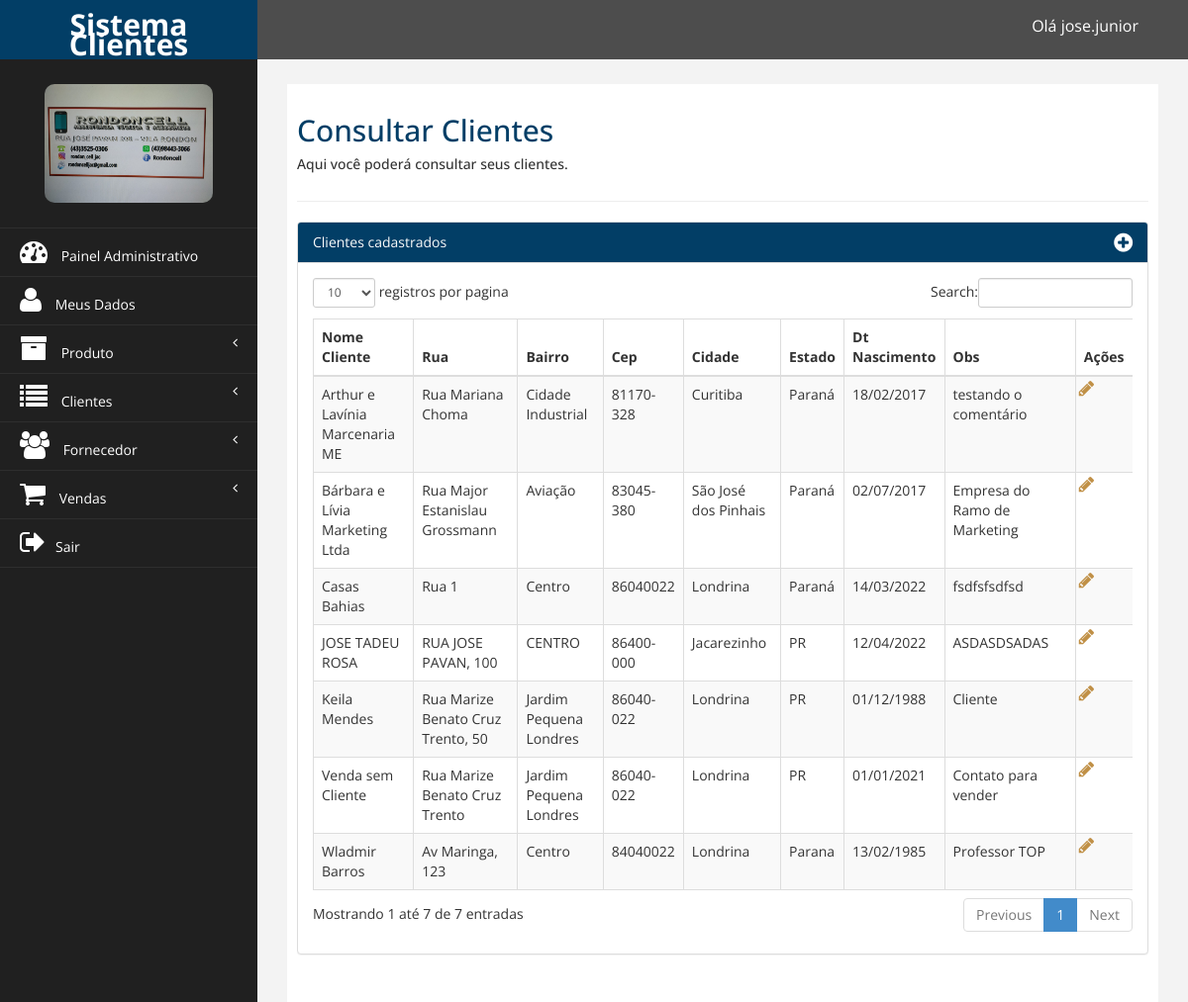
Screenshot of /financeiro/consultar_cliente.php (signed in) with the database file from the repository.
### tables this page shows
CREATE TABLE `tb_cliente` (
  `id_cliente` int NOT NULL AUTO_INCREMENT,
  `nome_cliente` varchar(100) NOT NULL,
  `rua_cliente` varchar(200) NOT NULL,
  `bairro_cliente` varchar(200) NOT NULL,
  `cep_cliente` varchar(45) NOT NULL,
  `cidade_cliente` varchar(100) NOT NULL,
  `estado_cliente` varchar(45) NOT NULL,
  `data_nascimento` date NOT NULL,
  `obs_cliente` varchar(200) DEFAULT NULL,
  `id_funcionario` int NOT NULL,
  PRIMARY KEY (`id_cliente`),
  KEY `fk_tb_cliente_tb_funcionario1_idx` (`id_funcionario`)
);

### DAO/UtilDAO.php (called while the page is built, shortened)
<?php
class UtilDAO{
    public static function CodigoLogado()
    {
        return $_SESSION['cod'];
    }
    public static function NomeLogado()
    {
        return $_SESSION['nome'];
    }
    public static function ExibirDataBr($data){
        if ($data == "") {
            return "";
        }
        else{
        $data_array = explode('-', $data);
        $data_br = $data_array[2]. '/' . $data_array[1] . '/' . $data_array[0];
        return $data_br;
    }
    }
}

### DAO/ClienteDAO.php (called while the page is built, shortened)
<?php
require_once 'UtilDAO.php';
class ClienteDAO extends Conexao
{
    public function ConsultarCliente(){
        $conexao = parent::retornaConexao();
        $comando_sql = 'Select
                          id_cliente
                          ,nome_cliente
                          ,rua_cliente
                          ,bairro_cliente
                          ,cep_cliente
                          ,cidade_cliente
                          ,estado_cliente
                          ,data_nascimento
                          ,obs_cliente
                             from tb_cliente where id_funcionario = ? ';
        $sql = $conexao->prepare($comando_sql);
        $sql->bindValue(1, UtilDAO::CodigoLogado());
        $sql->execute();
        return $sql->fetchAll(PDO::FETCH_ASSOC);
    }
}
?>

### financeiro/consultar_cliente.php (the view, shortened to what this page needs)
<?php
require_once '../DAO/UtilDAO.php';
require_once '../DAO/ClienteDAO.php';
require_once '../DAO/UtilDAO.php';
$objCliente = new ClienteDAO();
$clientes = $objCliente->ConsultarCliente();
?>
<!DOCTYPE html>
<html xmlns="http://www.w3.org/1999/xhtml">
<?php include_once('_head.php'); ?>
<body>
    <div id="wrapper">
        <?php include_once('_topo.php'); ?>
        <?php include_once('_menu.php'); ?>
        <div id="page-wrapper">
            <div id="page-inner">
                <div class="row">
                    <div class="col-md-12">
                        <h2>Consultar Clientes</h2>
                        <h5>Aqui você poderá consultar seus clientes. </h5>
                    </div>
                </div>
                <hr />
                <div class="row">
                <div class="col-md-12">
                    <div class="panel panel-default">
                        <div class="panel-heading">
                             Clientes cadastrados <span> <a style="color:white;" href="novo_cliente.php"><i title="Criar Novo Cliente" style="font-size: 22px;float: right;" class="fa fa-plus-circle"></i></a></span>
                        </div>
                        <div class="panel-body">
                            <div class="table-responsive">
                                <table class="table table-striped table-bordered table-hover" id="dataTables-example">
                                    <thead>
                                        <tr>
                                            <th>Nome Cliente</th>
                                            <th>Rua</th>
                                            <th>Bairro</th>
                                            <th>Cep</th>
                                            <th>Cidade</th>
                                            <th>Estado</th>
                                            <th>Dt Nascimento</th>
                                            <th>Obs</th>
                                            <th>Ações</th>
                                        </tr>
                                    </thead>
                                    <tbody>
                                    <?php for ($i=0; $i<count($clientes) ; $i++) { ?>
                                        <tr class="odd gradeX">
                                            <td><?= $clientes[$i]['nome_cliente']?></td>
                                            <td><?= $clientes[$i]['rua_cliente']?></td>
                                            <td><?= $clientes[$i]['bairro_cliente']?></td>
                                            <td><?= $clientes[$i]['cep_cliente']?></td>
                                            <td><?= $clientes[$i]['cidade_cliente']?></td>
                                            <td><?= $clientes[$i]['estado_cliente']?></td>
                                            <td><?= UtilDAO::ExibirDataBr($clientes[$i]['data_nascimento'])?></td>
                                            <td><?= $clientes[$i]['obs_cliente']?></td>
                                            <td style="padding: 3px 1px 3px 3px;">
                                                <a href="alterar_cliente.php?cod=<?= $clientes[$i]['id_cliente']?>"><i title="Alterar Cargo" style=" color:#c09046; font-size:18px; margin-right:10px" class="fa fa-pencil"></i></a>
                                            </td>
                                        </tr>
                                      <?php } ?>
                                    </tbody>
                                </table>
                            </div>
                        </div>
                    </div>
                </div>
            </div>
            </div>
        </div>
    </div>
</body>
</html>

### financeiro/_head.php (shortened to what this page needs)
<head>
    <link href="assets/css/bootstrap.css" rel="stylesheet" />
    <link href="assets/css/font-awesome.css" rel="stylesheet" />
    <link href="assets/css/custom.css" rel="stylesheet" />
    <link rel="stylesheet" href="assets/js/sweetalert2.min.css">
    <link href="assets/js/dataTables/dataTables.bootstrap.css" rel="stylesheet" />
</head>

### financeiro/_topo.php (shortened to what this page needs)
<?php
require_once '../DAO/UtilDAO.php';
$nome = UtilDAO::NomeLogado();
?>
<nav class="navbar navbar-default navbar-cls-top " role="navigation" style="margin-bottom: 0">
    <div class="navbar-header">
        <a class="navbar-brand" href="index.php">Sistema Clientes</a>
    </div>
    <div style="color: white;
padding: 15px 50px 5px 50px;
float: right;
font-size: 16px;"> Olá <?= $nome ?>  </div>
</nav>

### financeiro/_menu.php (shortened to what this page needs)
<nav class="navbar-default navbar-side" role="navigation">
    <div class="sidebar-collapse">
        <ul class="nav" id="main-menu">
            <li class="text-center">
                <img style="width: 500px; height:120px;" src="assets/img/rondon.jpeg" class="user-image img-responsive" />
            </li>
            <li>
                <a href="index.php"><i class="fa fa-dashboard fa-2x"></i> Painel Administrativo</a>
            </li>
            <li>
                <a href="meus_dados.php"><i class="fa fa-user fa-2x"></i> Meus Dados</a>
            </li>
            <li>
                <a href="#"><i class="fa fa-archive fa-2x"></i> Produto<span class="fa arrow"></span></a>
            </li>
            <li>
                <a href="#"><i class="fa fa-list fa-2x"></i> Clientes<span class="fa arrow"></span></a>
            </li>
            <li>
                <a href="#"><i class="fa fa-group fa-2x"></i> Fornecedor<span class="fa arrow"></span></a>
            </li>
            <li>
                <a href="#"><i class="fa fa-shopping-cart fa-2x"></i> Vendas<span class="fa arrow"></span></a>
            </li>
            <li>
                <a href="_menu.php?close=1"><i class="fa fa-sign-out fa-2x"></i>Sair</a>
            </li>
        </ul>
    </div>
</nav>

### financeiro/assets/css/custom.css (style rules this page uses)
body { font-family: 'Open Sans', sans-serif; }
#wrapper { width: 100%; background:#202020; }
#page-wrapper { padding: 15px 15px; min-height: 600px; background:#F3F3F3; }
#page-inner { width:100%; margin:10px 20px 10px 0px; background-color:#fff!important; padding:10px; min-height:1200px; }
.text-center { text-align:center; }
h2 { color: #023e66; }
.user-image { margin: 25px auto; -webkit-border-radius: 10px; -moz-border-radius: 10px; border-radius: 10px; max-height:170px; max-width:170px; }
.navbar-cls-top .navbar-brand { color: #fff; background: #023e66; width: 260px; text-align: center; height: 60px; font-size: 30px; font-weight: 700; }
.arrow { float: right; }
.fa.arrow:before { content: "\f104"; }
.sidebar-collapse , .sidebar-collapse .nav { background:none; }
.sidebar-collapse .nav { padding:0; }
.sidebar-collapse .nav > li > a { color:#fff; background:#202020; text-shadow:none; }
.sidebar-collapse > .nav > li > a { padding:10px 20px; }
.sidebar-collapse > .nav > li { border-bottom: 1px solid rgba(107, 108, 109, 0.19); }
.navbar-side { border:none; background-color: #202020; }
.navbar-cls-top { background:#4D4D4D; border-bottom:none; }
.navbar-default { border:0px solid black; }
.navbar-header { background: #023e66; }
.nav > li > a > i { margin-right:10px; }
@media (min-width:768px) { #page-wrapper { margin: 0 0 0 260px; padding: 15px 30px; min-height: 1200px; } }
@media (min-width:768px) { .navbar-side { z-index: 1; position: absolute; width: 260px; } }
@media (min-width:768px) { .navbar { border-radius: 0px; } }

### rows the page displays
tb_cliente: nome_cliente "Casas Bahias", rua_cliente "Rua 1", bairro_cliente "Centro", cep_cliente "86040022", cidade_cliente "Londrina", estado_cliente "Paraná", data_nascimento "14/03/2022", obs_cliente "fsdfsfsdfsd"
tb_cliente: nome_cliente "Wladmir Barros", rua_cliente "Av Maringa, 123", bairro_cliente "Centro", cep_cliente "84040022", cidade_cliente "Londrina", estado_cliente "Parana", data_nascimento "13/02/1985", obs_cliente "Professor TOP"
tb_cliente: nome_cliente "Arthur e Lavínia Marcenaria ME", rua_cliente "Rua Mariana Choma", bairro_cliente "Cidade Industrial", cep_cliente "81170-328", cidade_cliente "Curitiba", estado_cliente "Paraná", data_nascimento "18/02/2017", obs_cliente "testando o comentário"
tb_cliente: nome_cliente "Bárbara e Lívia Marketing Ltda", rua_cliente "Rua Major Estanislau Grossmann", bairro_cliente "Aviação", cep_cliente "83045-380", cidade_cliente "São José dos Pinhais", estado_cliente "Paraná", data_nascimento "02/07/2017", obs_cliente "Empresa do Ramo de Marketing"
tb_cliente: nome_cliente "JOSE TADEU ROSA", rua_cliente "RUA JOSE PAVAN, 100", bairro_cliente "CENTRO", cep_cliente "86400-000", cidade_cliente "Jacarezinho", estado_cliente "PR", data_nascimento "12/04/2022", obs_cliente "ASDASDSADAS"
tb_cliente: nome_cliente "Keila Mendes", rua_cliente "Rua Marize Benato Cruz Trento, 50", bairro_cliente "Jardim Pequena Londres", cep_cliente "86040-022", cidade_cliente "Londrina", estado_cliente "PR", data_nascimento "01/12/1988", obs_cliente "Cliente"
tb_cliente: nome_cliente "Venda sem Cliente", rua_cliente "Rua Marize Benato Cruz Trento", bairro_cliente "Jardim Pequena Londres", cep_cliente "86040-022", cidade_cliente "Londrina", estado_cliente "PR", data_nascimento "01/01/2021", obs_cliente "Contato para vender"

### other values shown
$nome "jose.junior"
